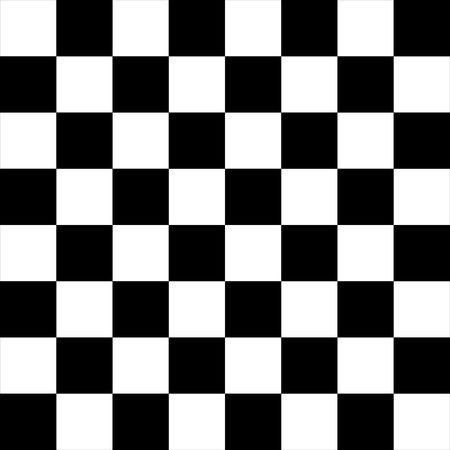
#> input picture python/transformada_de_hough/ejedrez.jpg, 450 x 450 px
$ python deteccion_de_rectas.py
#> lines starting #> are read from the running program, lines starting #| are printed output that depends on the picture; after the words box and inside, x2 and y2 are one past the last pixel; in counts of white or black regions, pixels touching at a corner belong together
import cv2
import numpy as np
from skimage import io

#img = cv2.imread('170.jpg')
#print(img)
img = cv2.imread('ejedrez.jpg')
#> img is the input picture: shape (450, 450, 3); min 0, max 255, mean 127.1

gray = cv2.cvtColor(img,cv2.COLOR_BGR2GRAY)
edges = cv2.Canny(gray,50,150,apertureSize = 3)
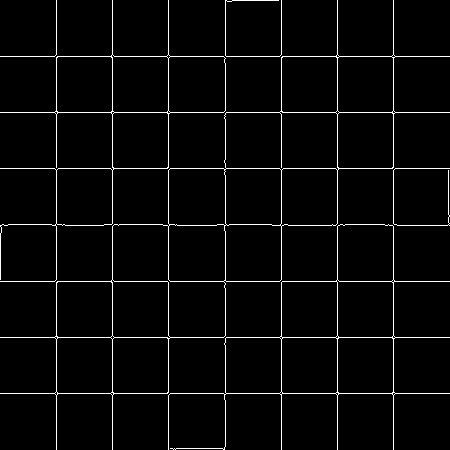
#> edges: shape (450, 450); 3.2% white in thin lines or dots
minLineLength = 100
maxLineGap = 10
lines = cv2.HoughLinesP(edges,1,np.pi/180,100,minLineLength,maxLineGap)
#> lines = 67 rows, first 6: [170, 337, 223, 337], [393, 449, 393, 395], [337, 392, 337, 338], [170, 281, 223, 281], [112, 54, 112, 0], [168, 223, 168, 170]
for x1,y1,x2,y2 in lines[0]:
    cv2.line(img,(x1,y1),(x2,y2),(0,255,0),2)
#> this loop made 1 pass
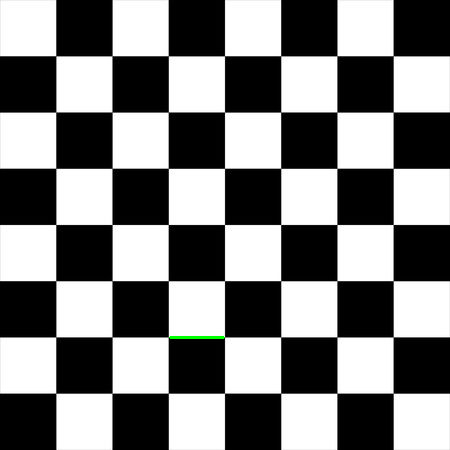
#> img: shape (450, 450, 3); 0.08% of pixels changed, all inside (x1, y1, x2, y2) = (169, 336, 225, 339)

cv2.imwrite('houghlines2.jpg',img)


cv2.imshow('asd', img)
cv2.waitKey(0)
cv2.destroyAllWindows()

#io.imshow(img)
#io.show()
